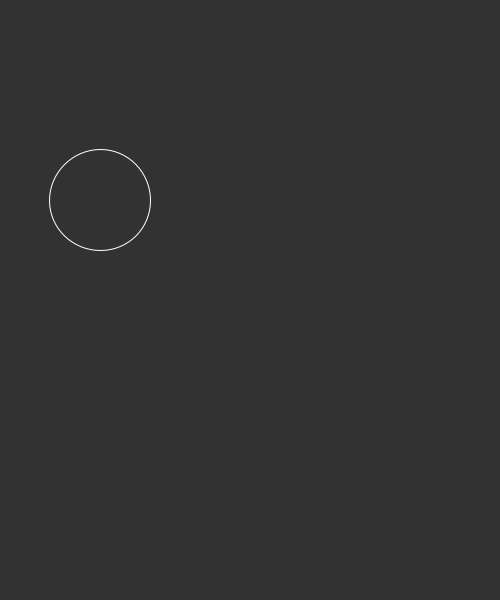
Frame 1 (no input)
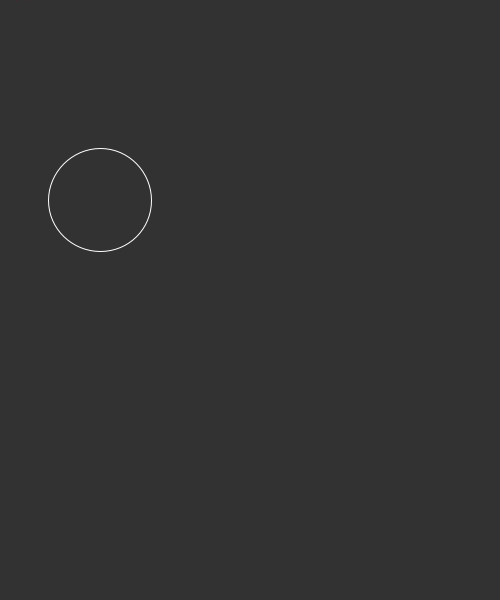
Frame 60 (the mouse pressed at the canvas centre just before this capture)
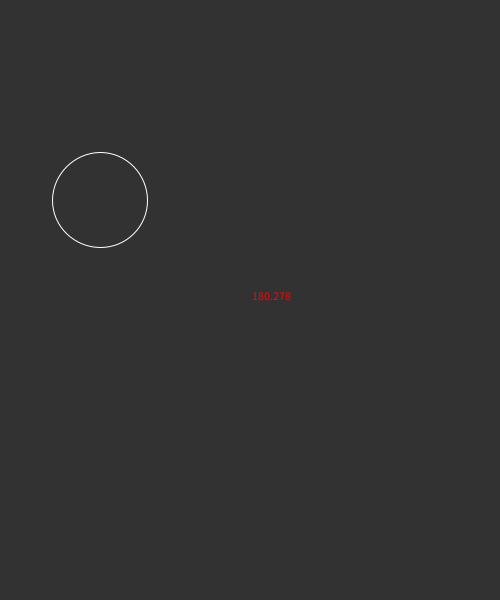
Frame 120 (the mouse held since frame 60 and released just before this capture)

The Processing sketch that drew these frames (run headless with seeded random() and noise(); from frame 60 on, the mouse is pressed at the canvas centre):

// Processing sketch: inclass_circleButtons
// ── inclass_circleButtons.pde
int btnX, btnY;
float btnSize;

void setup() {
  size(500, 600);
  background(50);
  rectMode(CENTER);
  btnX = 100;
  btnY = 200;
  btnSize = 100;
}

void draw() {
  background(50);

  float freq = frameCount * 0.05;   //or use: radians(frameCount);
  float amp = 20;
  float sinValue = sin(freq) * amp;

  btnSize = 100 + sinValue; //80 - 120

  float distance = dist(mouseX, mouseY, btnX, btnY);
  if (distance < btnSize/2) {
    //on the area
    fill(255);
    noStroke();
  } else {
    //no
    noFill();
    stroke(255);
  }
    ellipse (btnX, btnY, btnSize, btnSize);
    fill(255, 0, 0);
    text(distance, mouseX, mouseY);
  }
